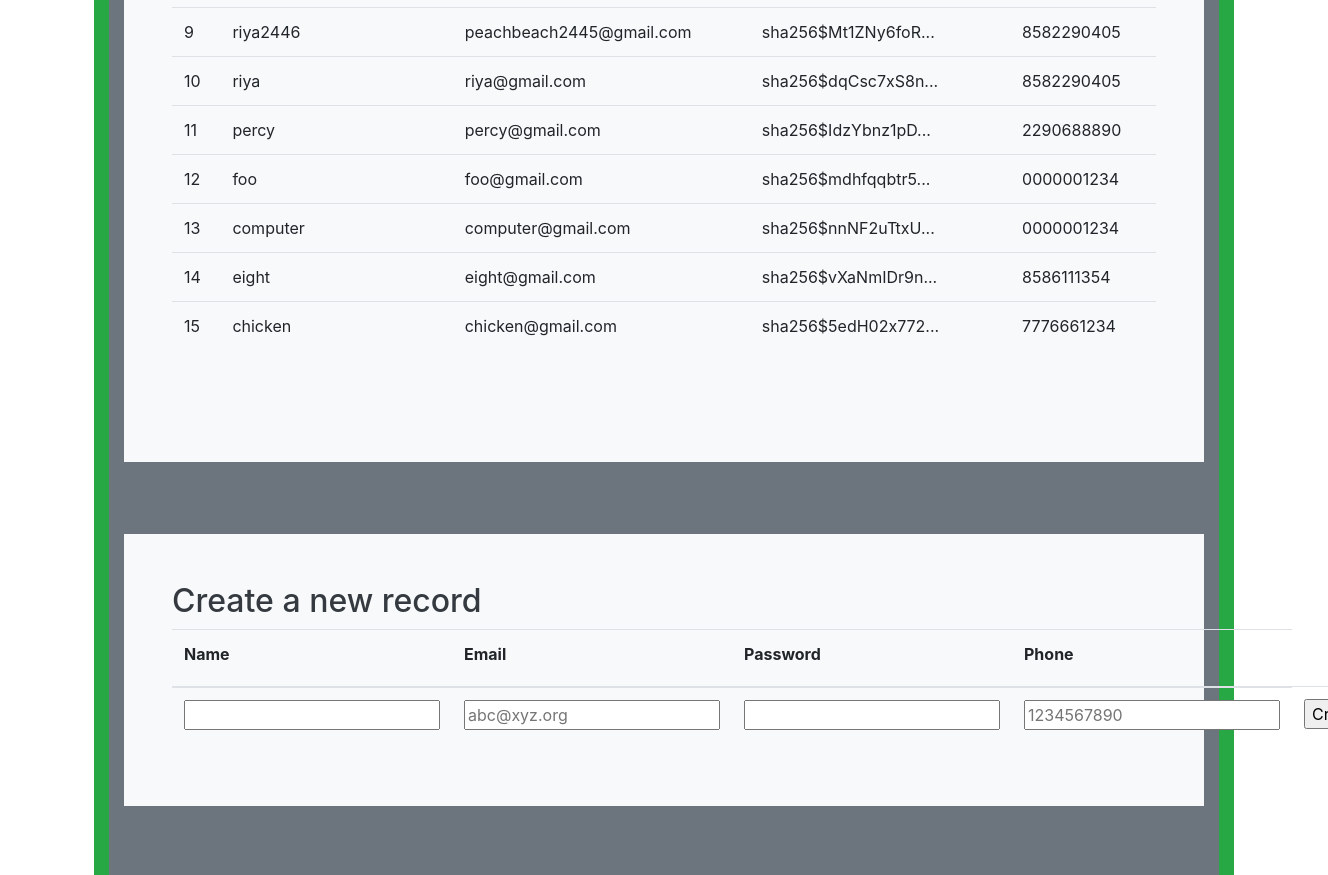
The page /crud/ (signed in, middle part) on the database as committed earlier.
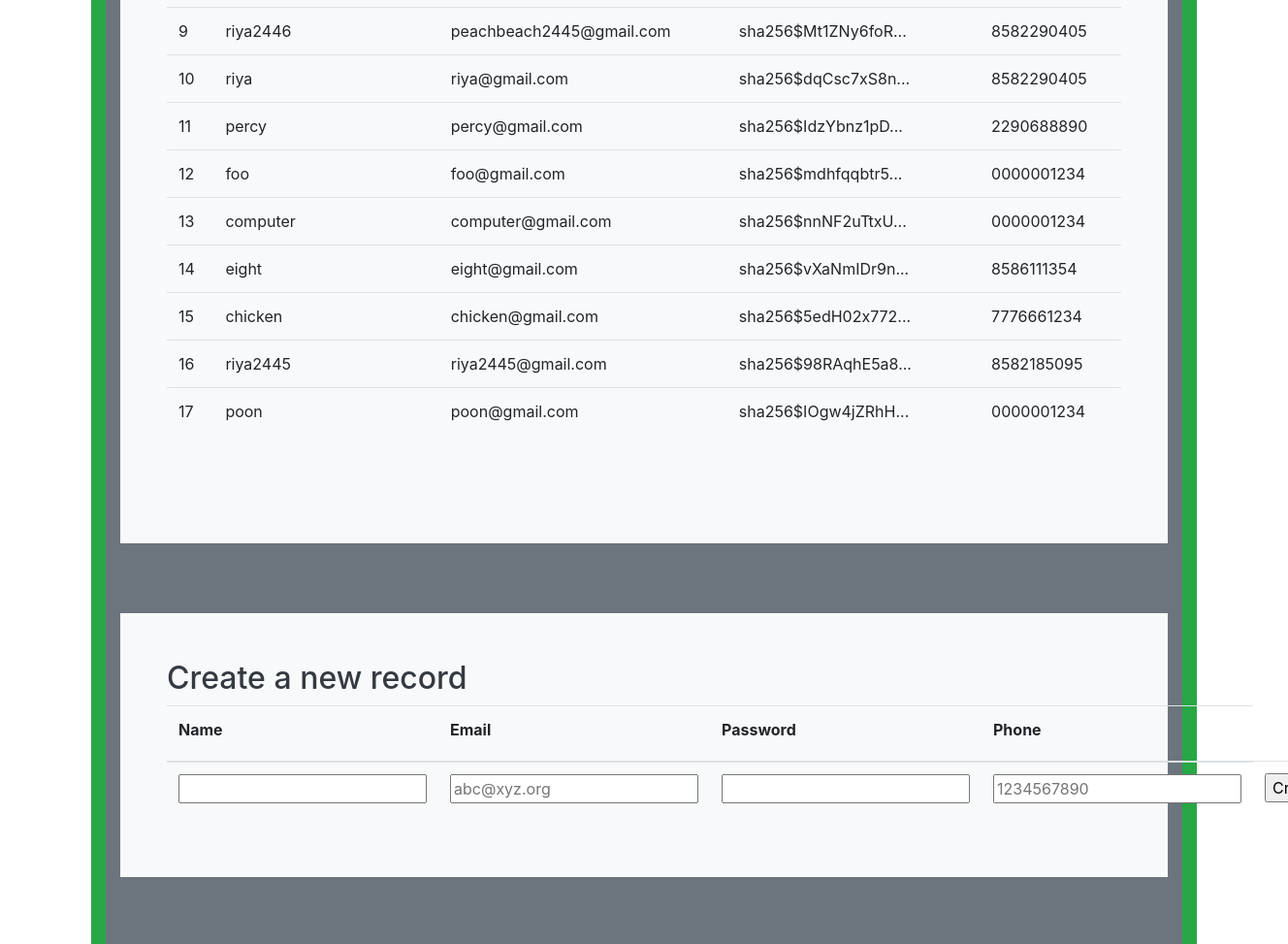
The same page on the database as committed later.
### cruddy/model.py (models this page shows, shortened)
class Users(UserMixin, db.Model):
    userID = db.Column(db.Integer, primary_key=True)
    name = db.Column(db.String(255), unique=False, nullable=False)
    email = db.Column(db.String(255), unique=True, nullable=False)
    password = db.Column(db.String(255), unique=False, nullable=False)
    phone = db.Column(db.String(255), unique=False, nullable=False)
    def read(self):
        return {
            "userID": self.userID,
            "name": self.name,
            "email": self.email,
            "password": self.password,
            "phone": self.phone,
            "query": "by_alc"  # This is for fun, a little watermark
        }

### cruddy/app_crud.py (the view)
@app_crud.route('/')
@login_required  # Flask-Login uses this decorator to restrict acess to logged in users
def crud():
    return render_template("crud.html", table=users_all())

### cruddy/query.py (called while the page is built)
def users_all():
    return users_all_alc()

def users_all_alc():
    table = Users.query.all()
    json_ready = [peep.read() for peep in table]
    return json_ready

@login_manager.user_loader
def user_loader(user_id):
    if user_id is not None:
        return Users.query.get(user_id)
    return None

### templates/crud.html (shortened to what this page needs)
<!DOCTYPE html>
{% extends "layouts/base.html" %}
{% block body %}
    <div class="container py-4 text-light bg-success">
        <div class="container bg-secondary py-4">
            <div class="p-5 mb-4 bg-light text-dark rounded-3">
                <div class="row align-items-md-stretch">
                    <div class="container-fluid py-5">
                        <table class="table">
                            <tbody>
                            {% for row in table %}
                                {% set pn = "" ~ row['phone'] %}
                                {% set pnf = "(" ~ pn[0:3] ~ ")" ~ pn[3:6] ~ "-" ~ pn[6:10] %}
                                <tr>
                                    <td>{{ row['userID'] }}</td>
                                    <td>{{ row['name'] }}</td>
                                    <td>{{ row['email'] }}</td>
                                    <td>{{ row['password'] | truncate(20) }}</td>
                                    <td>{{ row['phone'] }}</td>
                                </tr>
                            {% endfor %}
                            </tbody>
                        </table>
                    </div>
                </div>
            </div>
        </div>
        <div class="container bg-secondary py-4">
            <div class="p-5 mb-4 bg-light text-dark rounded-3">
                <h2>Create a new record</h2>
                <form method="POST" ID="create" action={{url_for('crud.create')}} >
                    <table class="table">
                        <thead>
                        <tr>
                            <th><label for="name">Name</label></th>
                            <th><label for="email">Email</label></th>
                            <th><label for="password">Password</label></th>
                            <th><label for="phone">Phone</label></th>
                        </tr>
                        </thead>
                        <tbody>
                        <tr>
                            <td><input type="text" name="name" id="name" required></td>
                            <td><input type="email" name="email" id="email" placeholder="abc@xyz.org" required></td>
                            <td><input type="password" name="password" id="password" required></td>
                            <td><input type="tel" name="phone" id="phone" pattern="[0-9]{10}" placeholder="1234567890" required></td>
                            <td><input type="submit" value="Create"></td>
                        </tr>
                        </tbody>
                    </table>
                </form>
            </div>
        </div>
        <div class="container bg-secondary py-4">
        </div>
    </div>
{% endblock %}

### templates/layouts/base.html (shortened to what this page needs)
<!DOCTYPE HTML>
<html lang="en">
{%  set basename = "Books" %}
<head>
    <link rel="stylesheet" href="https://stackpath.bootstrapcdn.com/bootstrap/4.3.1/css/bootstrap.min.css">
    <link rel="stylesheet" href="https://cdnjs.cloudflare.com/ajax/libs/font-awesome/4.7.0/css/font-awesome.min.css">
</head>
<body>
{% include "layouts/navbar.html" %}
{% block body %}{% endblock %}
</body>

### templates/layouts/navbar.html (shortened to what this page needs)
<html>
<head>
    <link rel="stylesheet" href="https://stackpath.bootstrapcdn.com/bootstrap/4.3.1/css/bootstrap.min.css">
</head>

### templates/layouts/base.html (style rules this page uses)
html, body { margin: 0; height: 100%; background-repeat:no-repeat; background-attachment:fixed; background-position:100% 100%; min-height:100%; min-width:100%; background-size:cover; margin: 0; height: 100%; animation: fadein 2s; -moz-animation: fadein 2s; -webkit-animation: fadein 2s; -o-animation: fadein 2s; background-color: white; font-family: "Trebuchet MS"; }

Rows that differ between the two databases and show on the page:
added Users: userID "16", name "riya2445", email "riya2445@gmail.com", password "sha256$98RAqhE5a8...", phone "8582185095"
added Users: userID "17", name "poon", email "poon@gmail.com", password "sha256$IOgw4jZRhH...", phone "0000001234"
